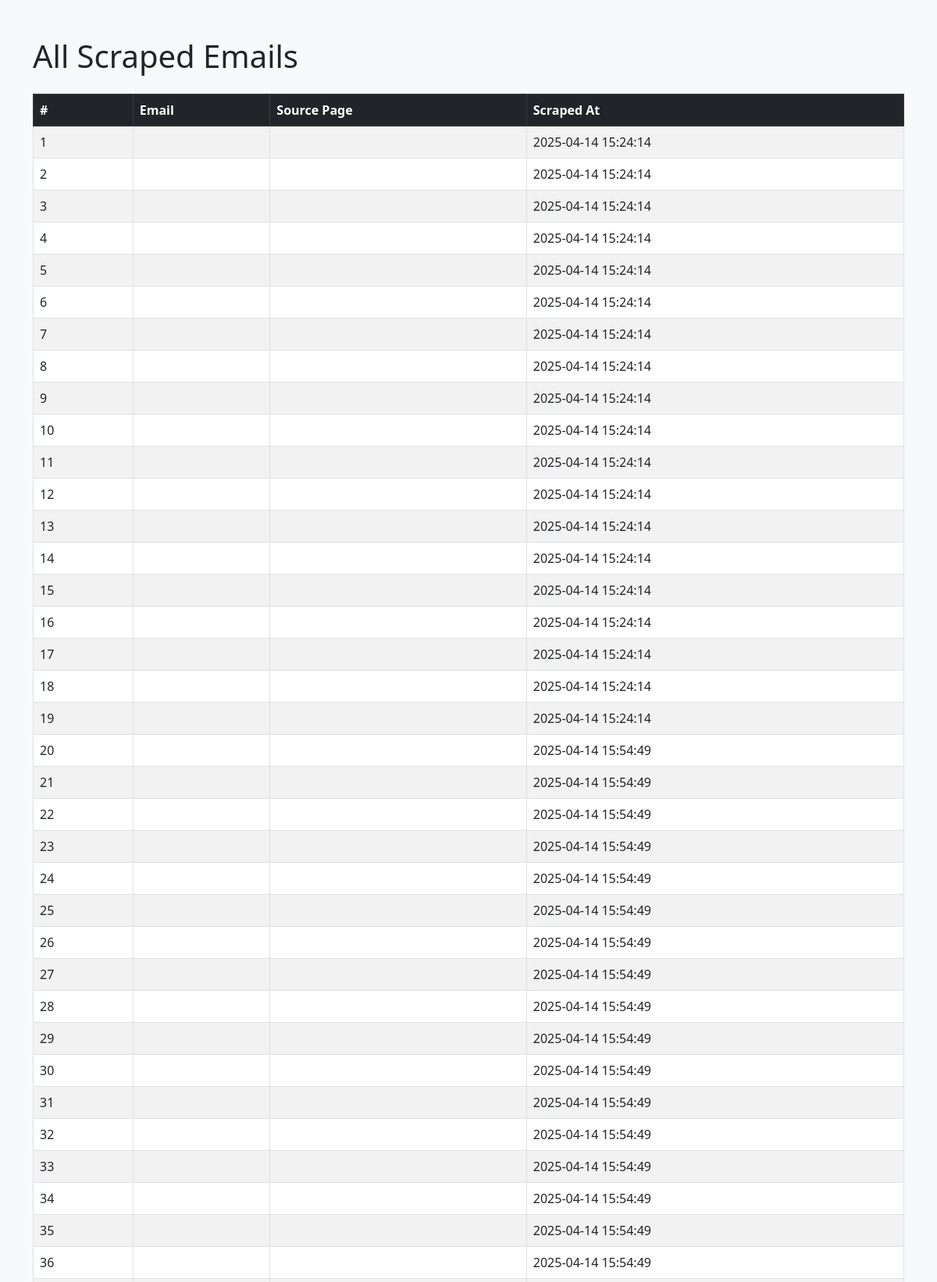
The page /all-data (upper part) on the database its author committed.
### models.py (models this page shows, shortened)
class ScrapedCompany(db.Model):
    id = db.Column(db.Integer, primary_key=True)
    niche = db.Column(db.String(100))
    email = db.Column(db.String(200))
    source_page = db.Column(db.String(300))
    timestamp = db.Column(db.DateTime, default=datetime.utcnow)

### app.py (the view)
@app.route('/all-data')
def all_data():
    data = ScrapedCompany.query.all()
    return render_template("all_data.html", data=data)

### templates/all_data.html (shortened to what this page needs)
<!DOCTYPE html>
<html lang="en">
<head>
    <link rel="stylesheet" href="https://cdn.jsdelivr.net/npm/bootstrap@5.3.0/dist/css/bootstrap.min.css">
</head>
<body class="bg-light">
<div class="container mt-5">
    <h1 class="mb-4">All Scraped Emails</h1>
    {% if data %}
        <table class="table table-bordered table-striped">
            <thead class="table-dark">
                <tr>
                    <th>#</th>
                    <th>Email</th>
                    <th>Source Page</th>
                    <th>Scraped At</th>
                </tr>
            </thead>
            <tbody>
                {% for row in data %}
                <tr>
                    <td>{{ loop.index }}</td>
                    <td>{{ row.email }}</td>
                    <td><a href="{{ row.source_page }}" target="_blank">{{ row.source_page }}</a></td>
                    <td>{{ row.timestamp.strftime('%Y-%m-%d %H:%M:%S') }}</td>
                </tr>
                {% endfor %}
            </tbody>
        </table>
    {% else %}
        <div class="alert alert-info">No data has been scraped yet.</div>
    {% endif %}
</div>
</body>
</html>

### rows shown on the page
ScrapedCompany: timestamp "2025-04-14 15:24:14"
ScrapedCompany: timestamp "2025-04-14 15:24:14"
ScrapedCompany: timestamp "2025-04-14 15:24:14"
ScrapedCompany: timestamp "2025-04-14 15:24:14"
ScrapedCompany: timestamp "2025-04-14 15:24:14"
ScrapedCompany: timestamp "2025-04-14 15:24:14"
ScrapedCompany: timestamp "2025-04-14 15:24:14"
ScrapedCompany: timestamp "2025-04-14 15:24:14"
ScrapedCompany: timestamp "2025-04-14 15:24:14"
ScrapedCompany: timestamp "2025-04-14 15:24:14"
ScrapedCompany: timestamp "2025-04-14 15:24:14"
ScrapedCompany: timestamp "2025-04-14 15:24:14"
ScrapedCompany: timestamp "2025-04-14 15:24:14"
ScrapedCompany: timestamp "2025-04-14 15:24:14"
ScrapedCompany: timestamp "2025-04-14 15:24:14"
ScrapedCompany: timestamp "2025-04-14 15:24:14"
ScrapedCompany: timestamp "2025-04-14 15:24:14"
ScrapedCompany: timestamp "2025-04-14 15:24:14"
ScrapedCompany: timestamp "2025-04-14 15:24:14"
ScrapedCompany: timestamp "2025-04-14 15:54:49"
ScrapedCompany: timestamp "2025-04-14 15:54:49"
ScrapedCompany: timestamp "2025-04-14 15:54:49"
ScrapedCompany: timestamp "2025-04-14 15:54:49"
ScrapedCompany: timestamp "2025-04-14 15:54:49"
ScrapedCompany: timestamp "2025-04-14 15:54:49"
ScrapedCompany: timestamp "2025-04-14 15:54:49"
ScrapedCompany: timestamp "2025-04-14 15:54:49"
ScrapedCompany: timestamp "2025-04-14 15:54:49"
ScrapedCompany: timestamp "2025-04-14 15:54:49"
ScrapedCompany: timestamp "2025-04-14 15:54:49"
ScrapedCompany: timestamp "2025-04-14 15:54:49"
ScrapedCompany: timestamp "2025-04-14 15:54:49"
ScrapedCompany: timestamp "2025-04-14 15:54:49"
ScrapedCompany: timestamp "2025-04-14 15:54:49"
ScrapedCompany: timestamp "2025-04-14 15:54:49"
ScrapedCompany: timestamp "2025-04-14 15:54:49"
